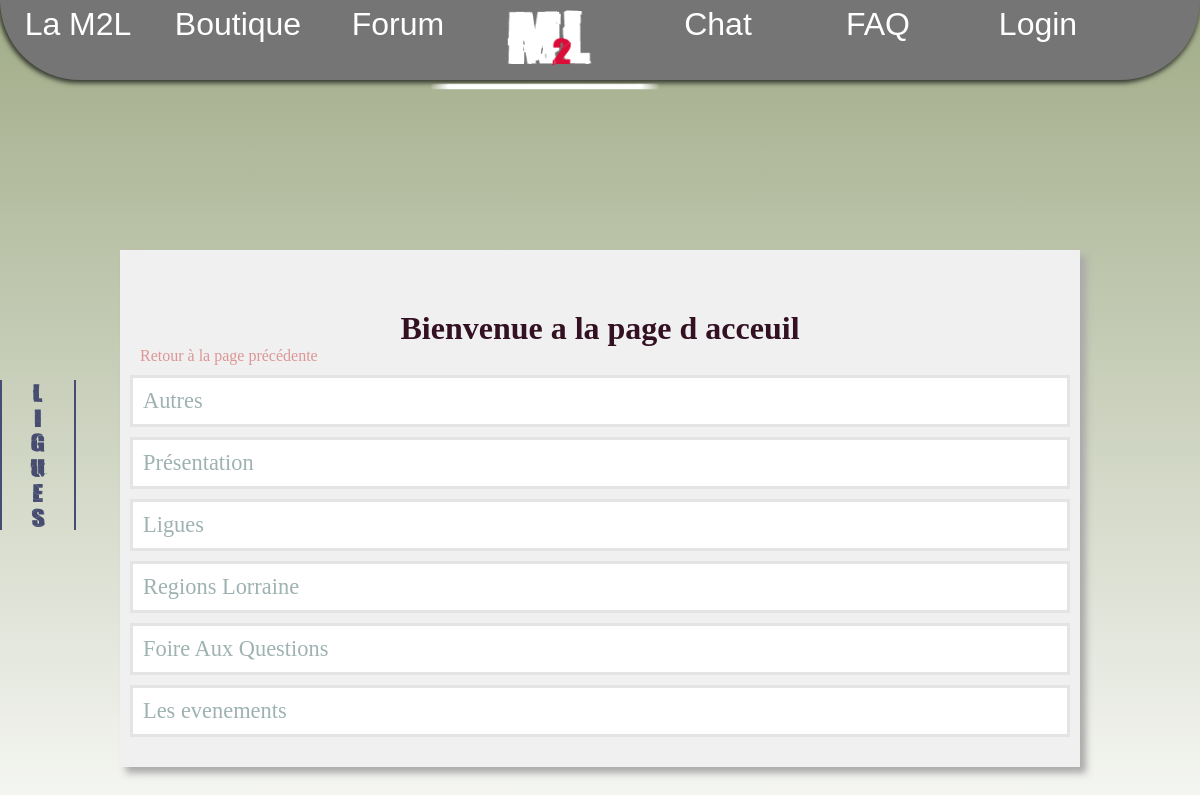
The app's page /indexforum.php with its own data.
### tables this page shows
CREATE TABLE IF NOT EXISTS `forum` (
  `forum_id` int(11) NOT NULL AUTO_INCREMENT,
  `titre` varchar(50) DEFAULT NULL,
  `description` varchar(255) DEFAULT NULL,
  PRIMARY KEY (`forum_id`)
);

### indexforum.php (the view, shortened to what this page needs)
<?php
	include 'includes/head.php';
	$bdd = bdd();
?>
<div id="forum3">
	<?php
		if(isset($_GET['forum']) AND!isset($_GET['topic'])){
			$forum_titre=$bdd->prepare('SELECT titre FROM forum WHERE forum_id=:id');
			$forum_titre->execute(array('id'=>$_GET['forum']));
			$rep=$forum_titre->fetch();
	?>
			 <p class="retour">Vous étes ici:  <a href="indexforum.php"> >Forum </a><a href="indexforum.php?forum=<?php echo utf8_encode($_GET['forum']); ?>"> ><?php echo utf8_encode($rep['titre']); ?></a></p>
			 <p class="retour"> <a href="javascript:history.go(-1)">Retour à la page précédente</a></p>
			<div class="categorie">
				<h3> <?php echo $rep['titre']; ?> </h3>
			</div>
	<?php
			$requete = $bdd->prepare('SELECT titre,	topic_id,forum_id FROM topic WHERE  forum_id= :forum ');
			$requete->execute(array('forum' =>$_GET['forum']  ));
			while($reponse =$requete->fetch()){
	?>
				<div class="categorie">
					<a href="indexforum.php?forum=<?php echo $_GET['forum']?>&topic=<?php echo $reponse['topic_id']; ?>">
						<h1><?php echo utf8_encode($reponse['titre']); ?></h1>
					</a>
				</div>
	<?php
			}
			if(isset($_SESSION['id'])){
	?>
				<a class="bouton2 "href="addSujet.php?forum=<?php echo $_GET['forum']; ?>"> Ajouter un sujet</a>
	<?php
			}
			}
		else {
	?>
			<h1>Bienvenue a la page d acceuil</h1>
			<p class="retour"> <a href="javascript:history.go(-1)">Retour à la page précédente</a></p>
	<?php
			$requete = $bdd->query ('SELECT forum_id,titre FROM forum');
			while ($reponse = $requete->fetch()){
	?>
				<div class="categorie">
					<a href=" indexforum.php?forum=<?php echo utf8_encode($reponse['forum_id']); ?>"> <?php echo utf8_encode($reponse['titre']); ?> </a>
				</div>
	<?php
			}
		}
	?>
	</body>
</html>

### main.css (style rules this page uses)
html { background:linear-gradient(#a1ac88,white); }
* { padding:0px; margin:0px; }
body { width:100%; background-size: 100% 100%; }
#forum3 { width: 90%; background-color: rgba( 240, 240,240, 1); position: relative; top: 250px; width: 80%; margin-left: 10%; padding-top: 15px; padding-bottom: 20px; box-shadow: 6px 6px 7px #AAAAAA; margin-bottom: 32%; }
.retour a { margin-left: 20px; text-decoration:none; color: rgb(220, 150, 150); }
#forum3 h1 { text-decoration: none; color: #331122; text-align: center; }
.categorie { border: 3px solid rgb(228, 228, 228); padding: 10px; margin: 10px; margin-bottom: 10px; margin-bottom: : 1px; background-color: white; }
.categorie p, .categorie h1, .categorie a { width: 100%; text-align: center; color: #9EB2B1 ; font-size: 1.4em; text-decoration:none; }
#forum3 p { color: #888888; }

### records on screen
forum: titre "Autres"
forum: titre "Présentation"
forum: titre "Ligues"
forum: titre "Regions Lorraine"
forum: titre "Foire Aux Questions"
forum: titre "Les evenements"
